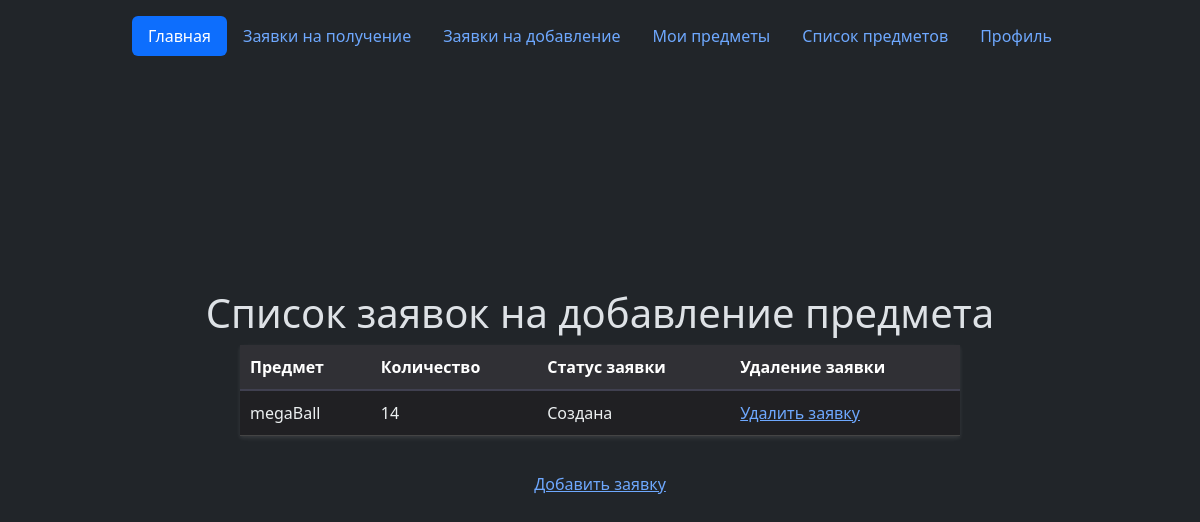
Page /my_add_requests (signed in) on the committed database.
### tables this page shows
CREATE TABLE wanted (
id INTEGER PRIMARY KEY AUTOINCREMENT,
user_id INTEGER NOT NULL,
username text NOT NULL,
item_name text NOT NULL,
quantity text NOT NULL,
status text NOT NULL
);

### flsite.py (the view)
@app.route("/my_add_requests")
@login_required
def my_add_requests():
    check_role()
    return render_template('my_add_requests.html', title="Заявки на добавление", role=now_role, add_requests=dbase.get_wanted(current_user.get_id()))

### FDataBase.py (called while the page is built)
    def get_email(self, user_id):
        try:
            self.__cur.execute(f"SELECT email FROM users WHERE id = {user_id} LIMIT 1")
            res = self.__cur.fetchone()[0]
            if res:
                return res
        except sqlite3.Error as e:
            print("Ошибка получения имени пользователя из БД " + str(e))
        return (False, False)

    def get_wanted(self, user_id):
        try:
            self.__cur.execute(f"SELECT id, username, item_name, quantity, status FROM wanted WHERE user_id = '{user_id}'")
            res = self.__cur.fetchall()
            if res: return res
        except sqlite3.Error as e:
            print("Ошибка получения информации о заявке из БД " + str(e))
        return []

    def getUser(self, user_id):
        try:
            self.__cur.execute(f"SELECT * FROM users WHERE id = '{user_id}' LIMIT 1")
            res = self.__cur.fetchone()
            if not res:
                print("Пользователь не найден")
                return False
            return res
        except sqlite3.Error as e:
            print("Ошибка получения данных из БД " + str(e))
        return False

### UserLogin.py (called while the page is built)
    def fromDB(self, user_id, db):
        self.__user = db.getUser(user_id)
        return self

    def get_id(self):
        return str(self.__user['id'])

### flsite.py (called while the page is built)
@login_manager.user_loader
def load_user(user_id):
    return UserLogin().fromDB(user_id, dbase)

def connect_db():
    conn = sqlite3.connect(app.config['DATABASE'])
    conn.row_factory = sqlite3.Row
    return conn

def get_db():
    if not hasattr(g, "link_db"):
        g.link_db = connect_db()
    return g.link_db

@app.before_request
def before_request():
    global dbase
    db = get_db()
    dbase = FDataBase(db)

def check_role():
    global now_role, EMAIL
    now_email = dbase.get_email(current_user.get_id())
    if now_email == EMAIL:
        now_role =  1
    else:
        now_role = 0

### templates/my_add_requests.html (shortened to what this page needs)
{% extends "base.html" %}
{% block body %}
    <h1>Список заявок на добавление предмета</h1>
    <table>
        <thead>
            <tr>
                <th>Предмет</th>
                <th>Количество</th>
                <th>Статус заявки</th>
                <th>Удаление заявки</th>
            </tr>
        </thead>
    <tbody>
            {% for p in add_requests %}
                <tr>
                    <td>{{ p[2] }}</td>
                    <td>{{ p[3] }}</td>
                    <td>{{ p[4] }}</td>
                    <td><a href="/my_add_requests/{{ p[0] }}/delete">Удалить заявку</a></td>
                </tr>
            {% endfor %}
    </tbody>
    </table>
    <p><a href="/add_wanted">Добавить заявку</a></p>
{% endblock %}

### static/css/style.css (style rules this page uses)
body { font-family: sans-serif; background-color: #1e1e1e; display: flex; flex-direction: column; align-items: center; justify-content: center; min-height: 100vh; margin: 0; color: #fff; }
h1 { text-align: center; margin-bottom: 30px; color: #fff; }
table { width: 60%; border-collapse: collapse; margin-bottom: 20px; box-shadow: 0 2px 4px rgba(255, 255, 255, 0.1); background-color: #202023; color: #ecf0f1; }
thead th { background-color: #303035; font-weight: bold; padding: 10px; text-align: left; border-bottom: 2px solid #404050; color: #fff; }
tbody td { padding: 10px; border-bottom: 1px solid #444; }
a { text-decoration: none; color: #81ecec; }

### rows in the picture
wanted: item_name "megaBall", quantity "14", status "Создана"
